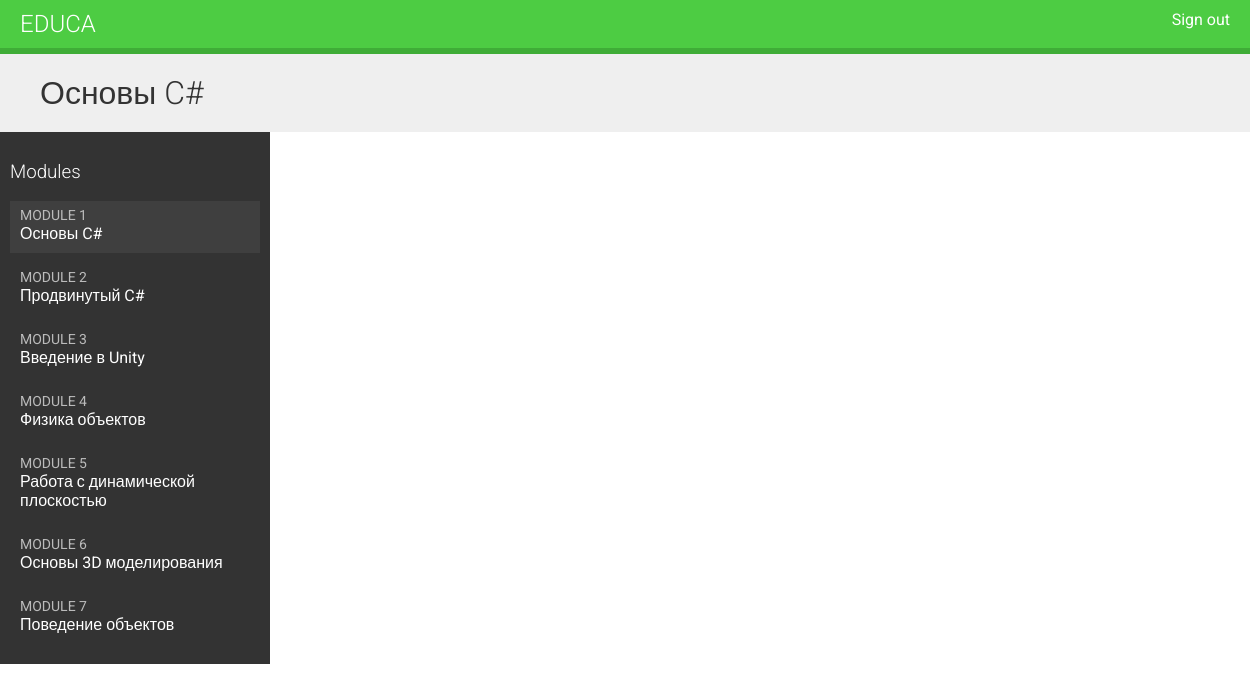
Before: /students/course/4/ (signed in) with the older database file.
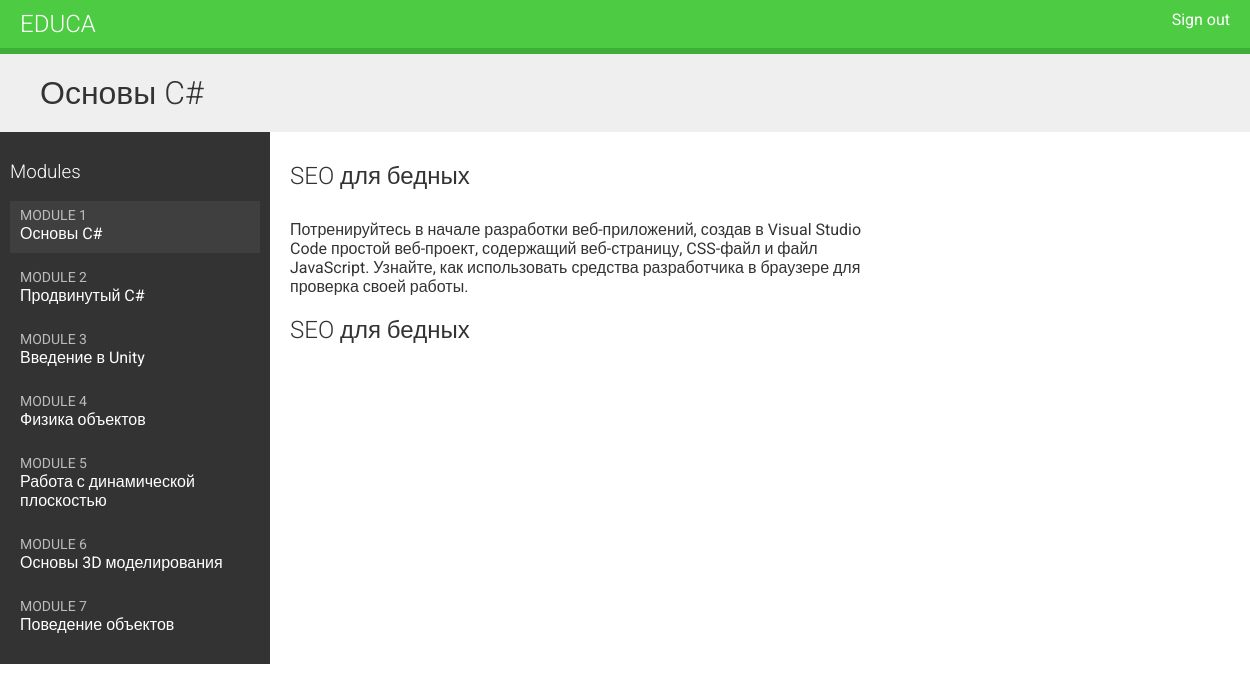
After: the same page with the newer database file.
### courses/models.py (models this page shows, shortened)
class Module(models.Model):
    course = models.ForeignKey(Course,
                               related_name='modules',
                               on_delete=models.CASCADE)
    title = models.CharField(max_length=200)
    description = models.TextField(blank=True)
    order = OrderField(blank=True, for_fields=['course'])
    class Meta:
        ordering = ['order']
    def __str__(self):
        return f'{self.order}. {self.title}'

class Content(models.Model):
    module = models.ForeignKey(Module,
                               related_name='contents',
                               on_delete=models.CASCADE)
    content_type = models.ForeignKey(ContentType,
                                     on_delete=models.CASCADE,
                                     limit_choices_to={'model__in': (
                                         'text',
                                         'video',
                                         'image',
                                         'file')})
    object_id = models.PositiveIntegerField()
    item = GenericForeignKey('content_type', 'object_id')
    order = OrderField(blank=True, for_fields=['module'])
    class Meta:
        ordering = ['order']

class ItemBase(models.Model):
    owner = models.ForeignKey(User,
                              related_name='%(class)s_related',
                              on_delete=models.CASCADE)
    title = models.CharField(max_length=250)
    created = models.DateTimeField(auto_now_add=True)
    updated = models.DateTimeField(auto_now=True)
    class Meta:
        abstract = True
    def render(self):
        return render_to_string(f'courses/content/{self._meta.model_name}.html', {'item': self})

class Text(ItemBase):
    content = models.TextField()

class Video(ItemBase):
    url = models.URLField()

### students/views.py (the view)
# urls.py: path('course/<pk>/', cache_page(60 * 15)(views.StudentCourseDetailView.as_view()), name='student_course_detail'),
class StudentCourseDetailView(DetailView):
    model = Course
    template_name = 'students/course/detail.html'
    def get_queryset(self):
        qs = super().get_queryset()
        return qs.filter(students__in=[self.request.user])
    def get_context_data(self, **kwargs):
        context = super().get_context_data(**kwargs)
        course = self.get_object()
        if 'module_id' in self.kwargs:
            context['module'] = course.modules.get(id=self.kwargs['module_id'])
        else:
            context['module'] = course.modules.all()[0]
        return context

### students/templates/students/course/detail.html (shortened to what this page needs)
{% extends "base.html" %}
{% load cache %}
{% block content %}
<h1>
    {{ module.title }}
</h1>
<div class="contents"><h3>Modules</h3>
    <ul id="modules">
        {% for m in object.modules.all %}
        <li data-id="{{ m.id }}" {% if m == module %}class="selected" {% endif %}>
            <a href="{% url 'student_course_detail_module' object.id m.id %}">
            <span>
              Module <span class="order">{{ m.order|add:1 }}</span>
            </span>
            <br>
            {{ m.title }}
            </a>
        </li>
        {% empty %}
        <li>No modules yet.</li>
        {% endfor %}
    </ul>
</div>
<div class="module">
    {% cache 600 module_contents module %}
    {% for content in module.contents.all %}
    {% with item=content.item %}
    <h2>{{ item.title }}</h2>
    {{ item.render }}
    {% endwith %}
    {% endfor %}
    {% endcache %}
</div>
{% endblock %}

### courses/templates/courses/content/text.html
{{ item.content|linebreaks }}

Changed rows visible on the page:
added Content: item "SEO для бедных", item.content "Потренируйтесь в начале разработки веб-приложений, создав в Visual Studio Code простой веб-проект, содержащий веб-страницу, CSS-файл и файл JavaScript. Узнайте, как использовать средства разработчика в браузере для проверка своей работы."
added Content: item "SEO для бедных"
